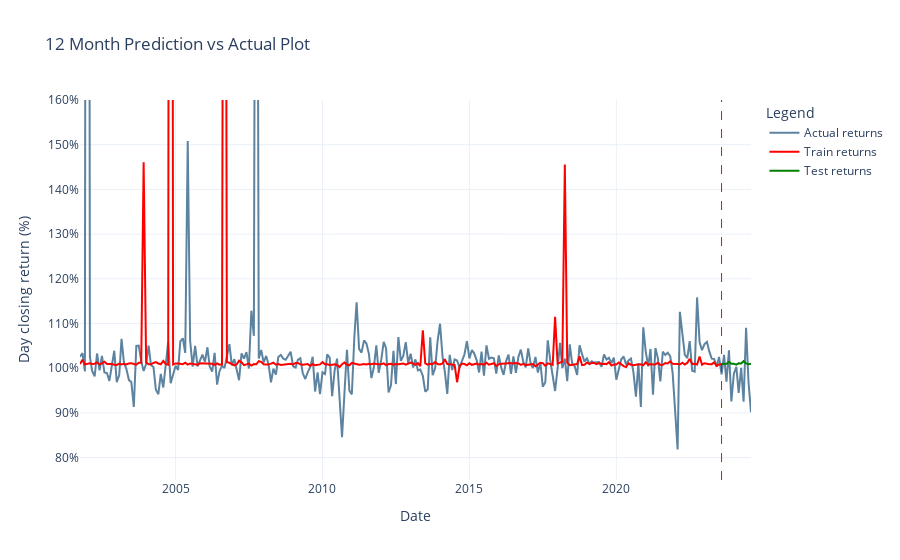

The cell this chart's notebook holds for it:
### Markdown cell above
### 12 Months Actual vs Prediction

### Code cell
importlib.reload(mpt_utils)
#
y_train_mean_pred_12m, y_test_mean_pred_12m = mpt_utils.get_train_test_mean_pred(y_train_pred_12m, y_test_pred_12m, len(df_pct.columns))
#
mpt_utils.generate_plot(df_pct, df_tabular, y_train_mean_pred_12m, y_test_mean_pred_12m)

### Figure 1 — Plotly figure (JSON) as saved in the notebook; plotly's stock layout.template omitted (floating-point values rounded to 4 significant figures; data arrays with more than 128 entries replaced by an {"elided": "..."} marker saying what was removed)
{"data": [{"line": {"color": "#5c839f", "width": 2}, "mode": "lines", "name": "Actual returns", "x": {"elided": "275 str values"}, "y": {"elided": "299 float values"}, "type": "scatter"}, {"line": {"color": "red", "width": 2}, "mode": "lines", "name": "Train returns", "x": {"elided": "263 str values"}, "y": {"elided": "263 float values"}, "type": "scatter"}, {"line": {"color": "green", "width": 2}, "mode": "lines", "name": "Test returns", "x": ["2023-08-01", "2023-09-01", "2023-10-01", "2023-11-01", "2023-12-01", "2024-01-01", "2024-02-01", "2024-03-01", "2024-04-01", "2024-05-01", "2024-06-01", "2024-07-01", "2024-08-01"], "y": [1.009, 1.01, 1.01, 1.014, 1.01, 1.01, 1.008, 1.011, 1.011, 1.016, 1.011, 1.009, 1.01], "type": "scatter"}], "layout": {"shapes": [{"line": {"color": "red", "dash": "dash", "width": 1}, "type": "line", "x0": "2023-08-01", "x1": "2023-08-01", "xref": "x", "y0": 0, "y1": 1, "yref": "y domain"}], "yaxis": {"title": {"text": "Day closing return (%)"}, "tickformat": ".0%", "range": [0.75, 1.6]}, "title": {"text": "12 Month Prediction vs Actual Plot"}, "xaxis": {"title": {"text": "Date"}}, "legend": {"title": {"text": "Legend"}}}}
